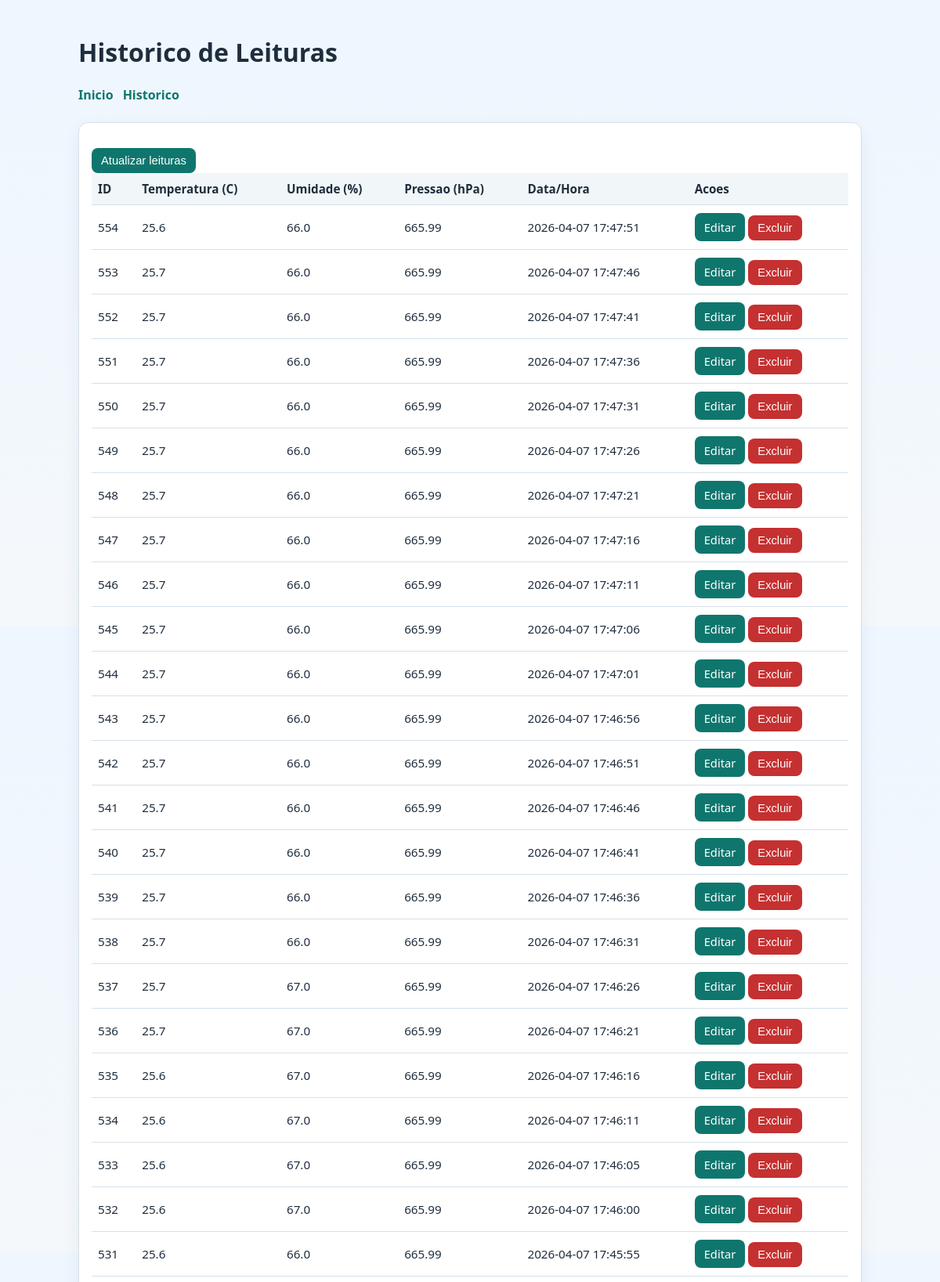
/leituras (upper part), run on the app's committed database.
### tables this page shows
CREATE TABLE leituras (
    id INTEGER PRIMARY KEY AUTOINCREMENT,
    temperatura REAL NOT NULL,
    umidade REAL NOT NULL,
    pressao REAL NOT NULL,
    data_hora TEXT NOT NULL DEFAULT (datetime('now', 'localtime'))
);

### app.py (the view)
@app.route("/leituras", methods=["GET"])
def historico_leituras() -> Response | str:
    leituras = listar_leituras()
    if wants_json():
        return jsonify({"total": len(leituras), "leituras": leituras})
    return render_template("historico.html", leituras=leituras)

### app.py (called while the page is built)
def wants_json() -> bool:
    return request.args.get("formato", "").lower() == "json"

### database.py (called while the page is built)
def get_db_connection(db_path: str | Path = DB_PATH) -> sqlite3.Connection:
    conn = sqlite3.connect(str(db_path), check_same_thread=False)
    conn.row_factory = sqlite3.Row
    conn.execute("PRAGMA journal_mode=WAL;")
    conn.execute("PRAGMA busy_timeout=5000;")
    return conn

def listar_leituras(
    limite: int | None = None,
    db_path: str | Path = DB_PATH,
) -> list[dict[str, Any]]:
    query = """
        SELECT id, temperatura, umidade, pressao, data_hora
        FROM leituras
        ORDER BY data_hora DESC, id DESC
    """
    params: tuple[Any, ...] = ()
    if limite is not None:
        query += " LIMIT ?"
        params = (limite,)
    with get_db_connection(db_path) as conn:
        rows = conn.execute(query, params).fetchall()
        return [dict(row) for row in rows]

### templates/historico.html (shortened to what this page needs)
<!doctype html>
<html lang="pt-BR">
  <head>
    <link rel="stylesheet" href="{{ url_for('static', filename='css/style.css') }}" />
  </head>
  <body>
    <header class="container">
      <h1>Historico de Leituras</h1>
      <nav>
        <a href="{{ url_for('index') }}">Inicio</a>
        <a href="{{ url_for('historico_leituras') }}">Historico</a>
      </nav>
    </header>
    <main class="container">
      <section class="card">
        <div class="actions">
          <button class="btn" type="button" id="refresh-history">Atualizar leituras</button>
        </div>
        <table>
          <thead>
            <tr>
              <th>ID</th>
              <th>Temperatura (C)</th>
              <th>Umidade (%)</th>
              <th>Pressao (hPa)</th>
              <th>Data/Hora</th>
              <th>Acoes</th>
            </tr>
          </thead>
          <tbody>
            {% for leitura in leituras %}
            <tr>
              <td>{{ leitura.id }}</td>
              <td>{{ leitura.temperatura }}</td>
              <td>{{ leitura.umidade }}</td>
              <td>{{ leitura.pressao }}</td>
              <td>{{ leitura.data_hora }}</td>
              <td>
                <a class="btn" href="{{ url_for('detalhe_leitura', leitura_id=leitura.id) }}">Editar</a>
                <button class="btn danger delete-btn" data-id="{{ leitura.id }}">Excluir</button>
              </td>
            </tr>
            {% else %}
            <tr>
              <td colspan="6">Nenhuma leitura registrada.</td>
            </tr>
            {% endfor %}
          </tbody>
        </table>
      </section>
    </main>
  </body>
</html>

### static/css/style.css (style rules this page uses)
:root { --bg: #f4f8fb; --surface: #ffffff; --text: #1f2d3d; --muted: #5f7186; --primary: #0f766e; --danger: #c53030; --border: #d6e1ea; }
* { box-sizing: border-box; }
body { margin: 0; font-family: "Segoe UI", Tahoma, Geneva, Verdana, sans-serif; color: var(--text); background: linear-gradient(180deg, #eef6ff 0%, var(--bg) 100%); }
.container { width: min(1000px, 92%); margin: 0 auto; }
header { padding: 24px 0 8px; }
nav { display: flex; gap: 12px; flex-wrap: wrap; }
nav a { text-decoration: none; color: var(--primary); font-weight: 600; }
.card { background: var(--surface); border: 1px solid var(--border); border-radius: 12px; padding: 16px; margin: 16px 0; box-shadow: 0 8px 24px rgba(16, 24, 40, 0.06); }
table { width: 100%; border-collapse: collapse; font-size: 0.95rem; }
th, td { border-bottom: 1px solid var(--border); padding: 10px 8px; text-align: left; }
th { background: #f1f7f9; }
.actions { margin-top: 16px; display: flex; gap: 10px; }
.btn { background: var(--primary); color: #fff; border: none; padding: 8px 12px; border-radius: 8px; cursor: pointer; text-decoration: none; display: inline-block; font-size: 0.92rem; }
.btn.danger { background: var(--danger); }

### data on the page
leituras: id "554", temperatura "25.6", umidade "66.0", pressao "665.99", data_hora "2026-04-07 17:47:51"
leituras: id "553", temperatura "25.7", umidade "66.0", pressao "665.99", data_hora "2026-04-07 17:47:46"
leituras: id "552", temperatura "25.7", umidade "66.0", pressao "665.99", data_hora "2026-04-07 17:47:41"
leituras: id "551", temperatura "25.7", umidade "66.0", pressao "665.99", data_hora "2026-04-07 17:47:36"
leituras: id "550", temperatura "25.7", umidade "66.0", pressao "665.99", data_hora "2026-04-07 17:47:31"
leituras: id "549", temperatura "25.7", umidade "66.0", pressao "665.99", data_hora "2026-04-07 17:47:26"
leituras: id "548", temperatura "25.7", umidade "66.0", pressao "665.99", data_hora "2026-04-07 17:47:21"
leituras: id "547", temperatura "25.7", umidade "66.0", pressao "665.99", data_hora "2026-04-07 17:47:16"
leituras: id "546", temperatura "25.7", umidade "66.0", pressao "665.99", data_hora "2026-04-07 17:47:11"
leituras: id "545", temperatura "25.7", umidade "66.0", pressao "665.99", data_hora "2026-04-07 17:47:06"
leituras: id "544", temperatura "25.7", umidade "66.0", pressao "665.99", data_hora "2026-04-07 17:47:01"
leituras: id "543", temperatura "25.7", umidade "66.0", pressao "665.99", data_hora "2026-04-07 17:46:56"
leituras: id "542", temperatura "25.7", umidade "66.0", pressao "665.99", data_hora "2026-04-07 17:46:51"
leituras: id "541", temperatura "25.7", umidade "66.0", pressao "665.99", data_hora "2026-04-07 17:46:46"
leituras: id "540", temperatura "25.7", umidade "66.0", pressao "665.99", data_hora "2026-04-07 17:46:41"
leituras: id "539", temperatura "25.7", umidade "66.0", pressao "665.99", data_hora "2026-04-07 17:46:36"
leituras: id "538", temperatura "25.7", umidade "66.0", pressao "665.99", data_hora "2026-04-07 17:46:31"
leituras: id "537", temperatura "25.7", umidade "67.0", pressao "665.99", data_hora "2026-04-07 17:46:26"
leituras: id "536", temperatura "25.7", umidade "67.0", pressao "665.99", data_hora "2026-04-07 17:46:21"
leituras: id "535", temperatura "25.6", umidade "67.0", pressao "665.99", data_hora "2026-04-07 17:46:16"
leituras: id "534", temperatura "25.6", umidade "67.0", pressao "665.99", data_hora "2026-04-07 17:46:11"
leituras: id "533", temperatura "25.6", umidade "67.0", pressao "665.99", data_hora "2026-04-07 17:46:05"
leituras: id "532", temperatura "25.6", umidade "67.0", pressao "665.99", data_hora "2026-04-07 17:46:00"
leituras: id "531", temperatura "25.6", umidade "66.0", pressao "665.99", data_hora "2026-04-07 17:45:55"
